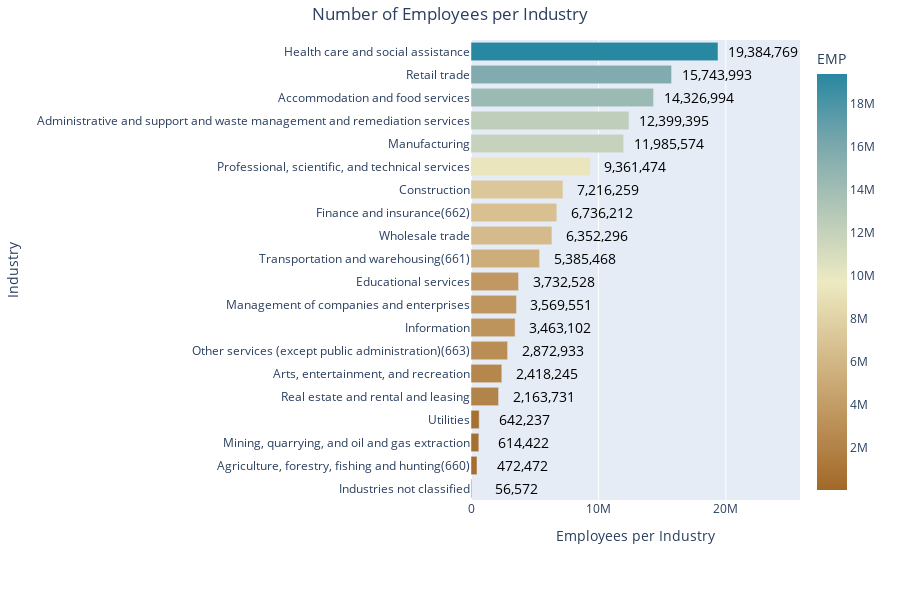

This figure's notebook cell:
### Markdown cell above
# Number of employees by Industry

### Code cell
df = working_df.drop(0)
fig = px.bar(df.sort_values('EMP'), 
             x='EMP', 
             y='NAICS2017_LABEL', 
             orientation='h', 
             title='Number of Employees per Industry', 
             color='EMP', 
             color_continuous_scale='Earth')
fig.update_layout(title_x=0.5, 
                  xaxis_title='Employees per Industry', 
                  yaxis_title='Industry', 
                  margin=dict(l=100, r=100, t=40, b=100), 
                  height=600)
for i, row in df.iterrows():
    fig.add_annotation(x=row['EMP'], 
                       y=row['NAICS2017_LABEL'], 
                       text=f'{row["EMP"]:,.0f}', 
                       showarrow=False, 
                       font=dict(color='black', size=14), # update font color to black
                       xshift=45)

fig.show()

### Figure 1 — Plotly figure (JSON) as saved in the notebook; plotly's stock layout.template omitted (floating-point values rounded to 4 significant figures)
{"data": [{"alignmentgroup": "True", "hovertemplate": "EMP=%{marker.color}<br>NAICS2017_LABEL=%{y}<extra></extra>", "legendgroup": "", "marker": {"color": [56572, 472472, 614422, 642237, 2163731, 2418245, 2872933, 3463102, 3569551, 3732528, 5385468, 6352296, 6736212, 7216259, 9361474, 11985574, 12399395, 14326994, 15743993, 19384769], "coloraxis": "coloraxis", "pattern": {"shape": ""}}, "name": "", "offsetgroup": "", "orientation": "h", "showlegend": false, "textposition": "auto", "type": "bar", "x": [56572, 472472, 614422, 642237, 2163731, 2418245, 2872933, 3463102, 3569551, 3732528, 5385468, 6352296, 6736212, 7216259, 9361474, 11985574, 12399395, 14326994, 15743993, 19384769], "xaxis": "x", "y": ["Industries not classified", "Agriculture, forestry, fishing and hunting(660)", "Mining, quarrying, and oil and gas extraction", "Utilities", "Real estate and rental and leasing", "Arts, entertainment, and recreation", "Other services (except public administration)(663)", "Information", "Management of companies and enterprises", "Educational services", "Transportation and warehousing(661)", "Wholesale trade", "Finance and insurance(662)", "Construction", "Professional, scientific, and technical services", "Manufacturing", "Administrative and support and waste management and remediation services", "Accommodation and food services", "Retail trade", "Health care and social assistance"], "yaxis": "y"}], "layout": {"annotations": [{"font": {"color": "black", "size": 14}, "showarrow": false, "text": "472,472", "x": 472472, "xshift": 45, "y": "Agriculture, forestry, fishing and hunting(660)"}, {"font": {"color": "black", "size": 14}, "showarrow": false, "text": "614,422", "x": 614422, "xshift": 45, "y": "Mining, quarrying, and oil and gas extraction"}, {"font": {"color": "black", "size": 14}, "showarrow": false, "text": "642,237", "x": 642237, "xshift": 45, "y": "Utilities"}, {"font": {"color": "black", "size": 14}, "showarrow": false, "text": "7,216,259", "x": 7216259, "xshift": 45, "y": "Construction"}, {"font": {"color": "black", "size": 14}, "showarrow": false, "text": "11,985,574", "x": 11985574, "xshift": 45, "y": "Manufacturing"}, {"font": {"color": "black", "size": 14}, "showarrow": false, "text": "6,352,296", "x": 6352296, "xshift": 45, "y": "Wholesale trade"}, {"font": {"color": "black", "size": 14}, "showarrow": false, "text": "15,743,993", "x": 15743993, "xshift": 45, "y": "Retail trade"}, {"font": {"color": "black", "size": 14}, "showarrow": false, "text": "5,385,468", "x": 5385468, "xshift": 45, "y": "Transportation and warehousing(661)"}, {"font": {"color": "black", "size": 14}, "showarrow": false, "text": "3,463,102", "x": 3463102, "xshift": 45, "y": "Information"}, {"font": {"color": "black", "size": 14}, "showarrow": false, "text": "6,736,212", "x": 6736212, "xshift": 45, "y": "Finance and insurance(662)"}, {"font": {"color": "black", "size": 14}, "showarrow": false, "text": "2,163,731", "x": 2163731, "xshift": 45, "y": "Real estate and rental and leasing"}, {"font": {"color": "black", "size": 14}, "showarrow": false, "text": "9,361,474", "x": 9361474, "xshift": 45, "y": "Professional, scientific, and technical services"}, {"font": {"color": "black", "size": 14}, "showarrow": false, "text": "3,569,551", "x": 3569551, "xshift": 45, "y": "Management of companies and enterprises"}, {"font": {"color": "black", "size": 14}, "showarrow": false, "text": "12,399,395", "x": 12399395, "xshift": 45, "y": "Administrative and support and waste management and remediation services"}, {"font": {"color": "black", "size": 14}, "showarrow": false, "text": "3,732,528", "x": 3732528, "xshift": 45, "y": "Educational services"}, {"font": {"color": "black", "size": 14}, "showarrow": false, "text": "19,384,769", "x": 19384769, "xshift": 45, "y": "Health care and social assistance"}, {"font": {"color": "black", "size": 14}, "showarrow": false, "text": "2,418,245", "x": 2418245, "xshift": 45, "y": "Arts, entertainment, and recreation"}, {"font": {"color": "black", "size": 14}, "showarrow": false, "text": "14,326,994", "x": 14326994, "xshift": 45, "y": "Accommodation and food services"}, {"font": {"color": "black", "size": 14}, "showarrow": false, "text": "2,872,933", "x": 2872933, "xshift": 45, "y": "Other services (except public administration)(663)"}, {"font": {"color": "black", "size": 14}, "showarrow": false, "text": "56,572", "x": 56572, "xshift": 45, "y": "Industries not classified"}], "barmode": "relative", "coloraxis": {"colorbar": {"title": {"text": "EMP"}}, "colorscale": [[0, "rgb(161, 105, 40)"], [0.1667, "rgb(189, 146, 90)"], [0.3333, "rgb(214, 189, 141)"], [0.5, "rgb(237, 234, 194)"], [0.6667, "rgb(181, 200, 184)"], [0.8333, "rgb(121, 167, 172)"], [1, "rgb(40, 135, 161)"]]}, "height": 600, "legend": {"tracegroupgap": 0}, "margin": {"b": 100, "l": 100, "r": 100, "t": 40}, "title": {"text": "Number of Employees per Industry", "x": 0.5}, "xaxis": {"anchor": "y", "domain": [0, 1], "title": {"text": "Employees per Industry"}}, "yaxis": {"anchor": "x", "domain": [0, 1], "title": {"text": "Industry"}}}}
